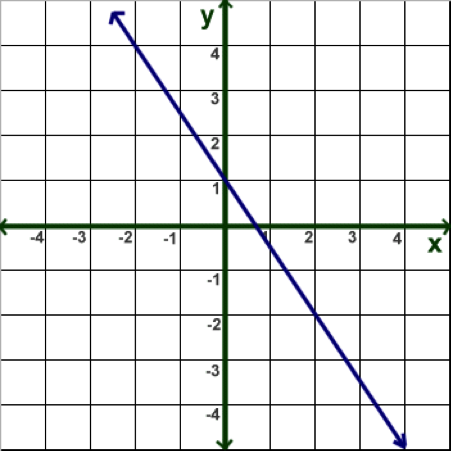
#> input picture 01-OpencvPythonTutorial/ch14/drawing.png, 451 x 451 px
$ python '03-仿射变换.py'
#> lines starting #> are read from the running program, lines starting #| are printed output that depends on the picture
# -*-coding:utf-8-*-
# @Author: Damon0626
# @Time  : 18-11-23 下午8:34
# @Email : wwymsn@163.com
# @Software: PyCharm


import cv2
import numpy as np
import matplotlib.pyplot as plt


img = cv2.imread("drawing.png")
#> img is the input picture: shape (451, 451, 3); mean B, G, R 232.1, 232.1, 230.9
rows, cols, ch = img.shape
#> rows = 451; cols = 451; ch = 3
print(img.shape)
#| (451, 451, 3)

pts1 = np.float32([[50, 50], [200, 50], [50, 200]])
pts2 = np.float32([[10, 100], [200, 50], [100, 250]])

M = cv2.getAffineTransform(pts1, pts2)
print(M)

dst = cv2.warpAffine(img, M, (cols, rows))
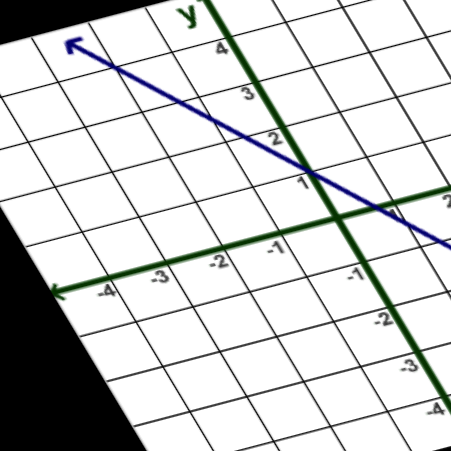
#> dst: shape (451, 451, 3); mean B, G, R 207.3, 207.7, 206.3

plt.figure(figsize=(8, 7), dpi=98)
p1 = plt.subplot(211)
p1.imshow(img)
p1.set_title('Input')

p2 = plt.subplot(212)
p2.imshow(dst)
p2.set_title('Output')
plt.show()
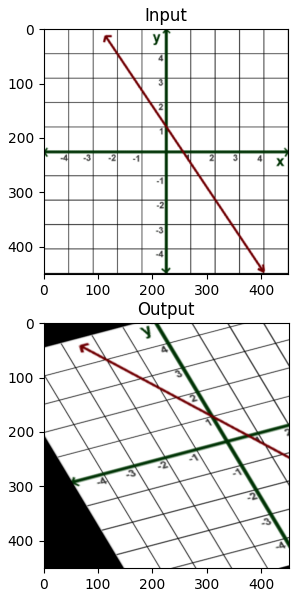
#> figure drawn by matplotlib, 2 panels; B, G, R data is drawn as R, G, B
